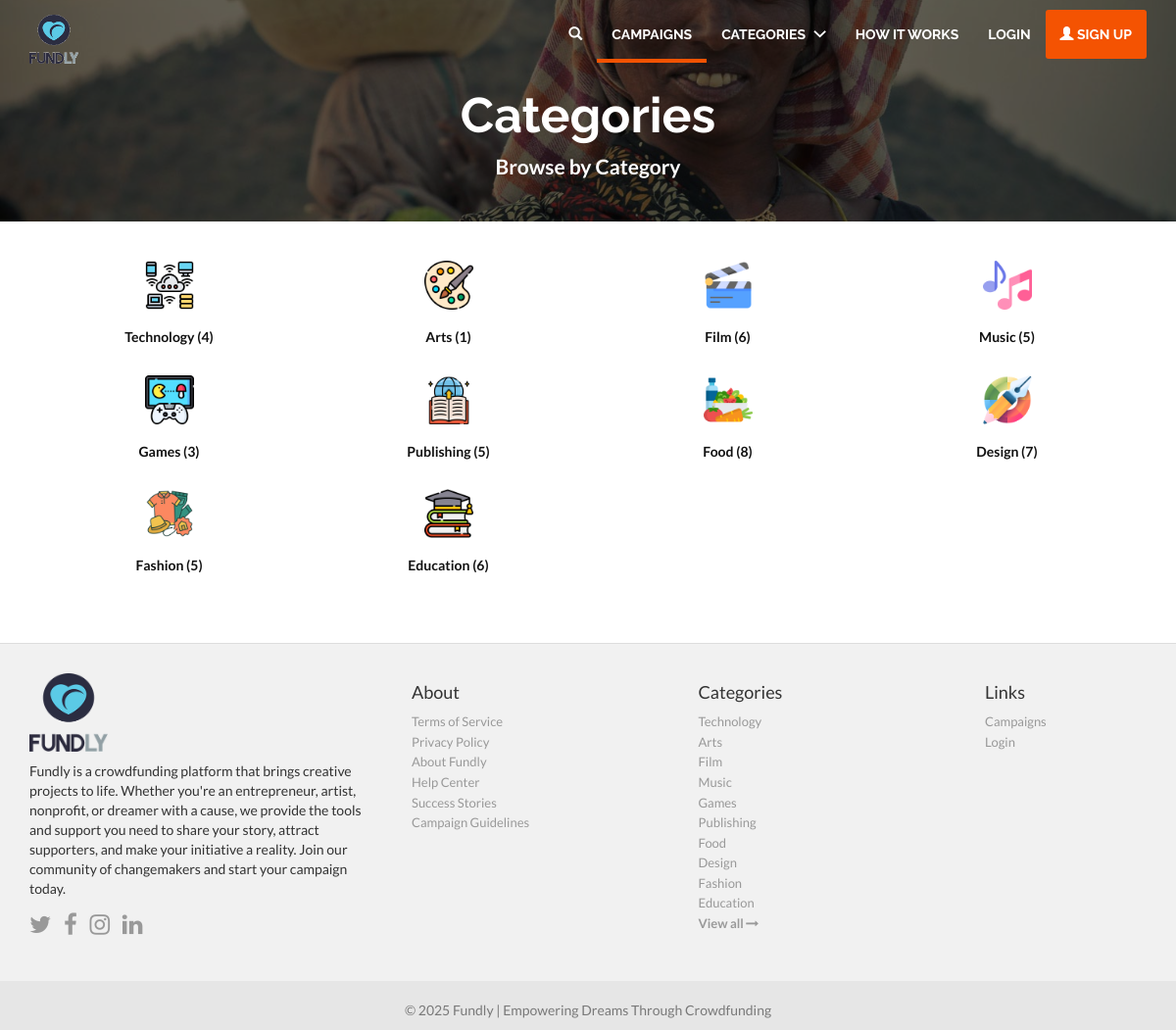
The page /categories on the database its author committed.
### core/models.py (models this page shows, shortened)
class Category(models.Model):
    name = models.CharField(max_length=50, unique=True)
    slug = models.CharField(max_length=100, unique=True)
    image = models.ImageField(upload_to='categories', default="default.png")
    @property
    def category_image(self):
        if self.image:
            return self.image.url
        return "/media/categories/default.png"

### core/views.py (the view)
# urls.py: path('categories', CategoryListView.as_view(), name="categories"),
class CategoryListView(ListView):
    model = Category
    template_name = "categories.html"
    context_object_name = "categories"
    queryset = Category.objects.prefetch_related("campaign_set").all()

### core/context_processors.py (called while the page is built)
def categories(request):
    cats = Category.objects.prefetch_related("campaign_set").all()[:5]
    return {'categories': cats}

### templates/categories.html
{% extends 'base.html' %}
{% block content %}
    <div class="jumbotron md index-header jumbotron_set jumbotron-cover">
        <div class="container wrap-jumbotron position-relative">
            <h2 class="title-site">Categories</h2>
            <p class="subtitle-site"><strong>Browse by Category</strong></p>
        </div>
    </div>
    <div class="container margin-bottom-40">
        {% for category in categories %}
            <div class="col-lg-3 col-md-6 col-sm-6 col-xs-12 row-margin-20 text-center">
                <a href="{% url 'core:campaigns-by-category' category.id %}">
                    <img class="img-responsive center-block custom-rounded" src="{{ category.category_image }}" alt="{{ category.name }}" style="height: 50px; width: 50px;">
                </a>
                <h1 class="title-services">
                    <a href="#">
                        {{ category.name }} ({{ category.campaign_set.count }})
                    </a>
                </h1>
            </div>
        {% endfor %}
    </div>
{% endblock %}

### templates/includes/footer.html
{% load static %}
<footer class="footer-main">
    <div class="container">
        <div class="row">
            <div class="col-md-4">
                <a href="{% url 'core:home' %}">
                    <img src="{% static 'img/logo.png' %}" style="height: 80px; width: 80px"/>
                </a>
                <p class="margin-tp-xs">Fundly is a crowdfunding platform that brings creative projects to life.
                    Whether you're an entrepreneur, artist, nonprofit, or dreamer with a cause, we provide the tools
                    and support you need to share your story, attract supporters, and make your initiative a reality.
                    Join our community of changemakers and start your campaign today.</p>
                <ul class="list-inline">
                    <li><a href="https://www.twitter.com/fundly" class="ico-social"><i class="fa fa-twitter"></i></a></li>
                    <li><a href="https://www.facebook.com/fundly" class="ico-social"><i class="fa fa-facebook"></i></a></li>
                    <li><a href="https://www.instagram.com/fundly" class="ico-social"><i class="fa fa-instagram"></i></a></li>
                    <li><a href="https://www.linkedin.com/company/fundly" class="ico-social"><i class="fa fa-linkedin"></i></a></li>
                </ul>
            </div>
            <div class="col-md-3 margin-tp-xs">
                <h4 class="margin-top-zero">About</h4>
                <ul class="list-unstyled">
                    <li><a class="link-footer" href="#">Terms of Service</a></li>
                    <li><a class="link-footer" href="#">Privacy Policy</a></li>
                    <li><a class="link-footer" href="#">About Fundly</a></li>
                    <li><a class="link-footer" href="#">Help Center</a></li>
                    <li><a class="link-footer" href="#">Success Stories</a></li>
                    <li><a class="link-footer" href="#">Campaign Guidelines</a></li>
                </ul>
            </div>
            <div class="col-md-3 margin-tp-xs">
                <h4 class="margin-top-zero">Categories</h4>
                <ul class="list-unstyled">
                    {% for category in categories %}
                        <li><a class="link-footer" href="{% url 'core:campaigns-by-category' category.id %}">{{ category.name }}</a></li>
                    {% endfor %}
                    <li><a class="link-footer" href="{% url 'core:categories' %}">
                        <strong>View all <i class="fa fa-long-arrow-right"></i></strong>
                    </a></li>
                </ul>
            </div>
            <div class="col-md-2 margin-tp-xs">
                <h4 class="margin-top-zero">Links</h4>
                <ul class="list-unstyled">
                    <li>
                        <a class="link-footer" href="#">Campaigns</a>
                    </li>
                    <li>
                        <a class="link-footer" href="{% url 'accounts:login' %}">Login</a>
                    </li>
                </ul>
            </div>
        </div>
    </div>
</footer>
<footer class="subfooter">
    <div class="container">
        <div class="row">
            <div class="col-md-12 text-center padding-top-20">
                <p>&copy; {% now "Y" %} Fundly | Empowering Dreams Through Crowdfunding</p>
            </div>
        </div>
    </div>
</footer>

### static/css/main.css (style rules this page uses)
html, body { height: 100%; }
li { list-style:none; }
a, a:focus, a:active, select, button, button:active, button:focus, .btn:focus, .btn:active:focus, .btn.active:focus, .btn.focus, .btn:active.focus, .btn.active.focus, input { outline: none; }
body a { color: #f45302; }
.row-margin-20 { margin-bottom: 20px; }
.margin-top-zero { margin-top: 0 !important; }
.margin-bottom-40 { margin-bottom: 40px !important; }
.padding-top-20 { padding-top: 20px !important; }
body { font-family: "Lato", Helvetica, Arial, sans-serif; background-color: #FFF; }
.index-header { background: url('../img/header.jpg') no-repeat center center #D1D1D1; background-size: cover; position:relative; }
h1 { font-weight: bold; white-space: nowrap; text-overflow: ellipsis; overflow: hidden; }
.title-services { font-size: 15px; }
.link-footer { font-size: 13px; color: #999; }
.footer-main { width: 100%; background-color: #F1F1F1; padding: 30px 0; border-top: 1px solid #ddd; }
.subfooter { background-color: #e6e6e6; color: #797979; }
.margin-tp-xs { margin-top: 10px; }
.ico-social { font-size: 24px; color: #999; }
.position-relative { position: relative; }
@media (min-width: 768px) { .jumbotron.md { padding: 70px 0 25px; } }
.jumbotron_set { margin-bottom: 40px; }
@media screen and (min-width: 768px) { .jumbotron { padding: 150px 0; } }
h1.title-site, h2.title-site { font-family: "Raleway",Helvetica,Arial,sans-serif; color: #FFF; text-overflow: inherit; overflow: visible; white-space: normal; font-weight: bold; margin-top: 20px !important; text-align: center; }
h2.title-site { font-size: 50px; }
.subtitle-site { color: #FFF; text-align: center; }
.custom-rounded { border-radius: 3px; -webkit-border-radius: 3px; -moz-border-radius: 3px; }
.title-services { text-align: center; }
.title-services > a { font-size: 14px; color: #111; }
.jumbotron-cover:before { content: ''; position: absolute; width: 100%; height: 100%; background: rgba(5,5,5,.6); left: 0; top: 0; }

### rows shown on the page
Category: category_image (picture), name "Technology", campaign_set.count "4"
Category: category_image (picture), name "Arts", campaign_set.count "1"
Category: category_image (picture), name "Film", campaign_set.count "6"
Category: category_image (picture), name "Music", campaign_set.count "5"
Category: category_image (picture), name "Games", campaign_set.count "3"
Category: category_image (picture), name "Publishing", campaign_set.count "5"
Category: category_image (picture), name "Food", campaign_set.count "8"
Category: category_image (picture), name "Design", campaign_set.count "7"
Category: category_image (picture), name "Fashion", campaign_set.count "5"
Category: category_image (picture), name "Education", campaign_set.count "6"
